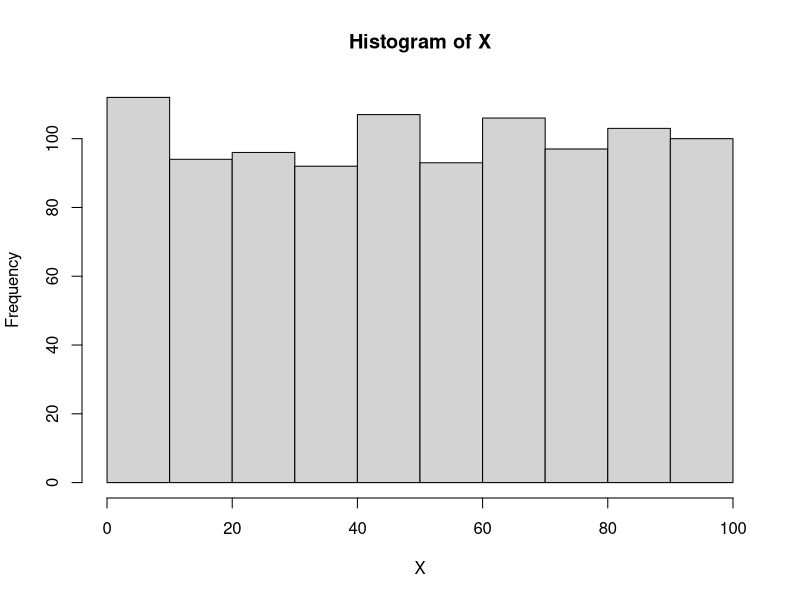
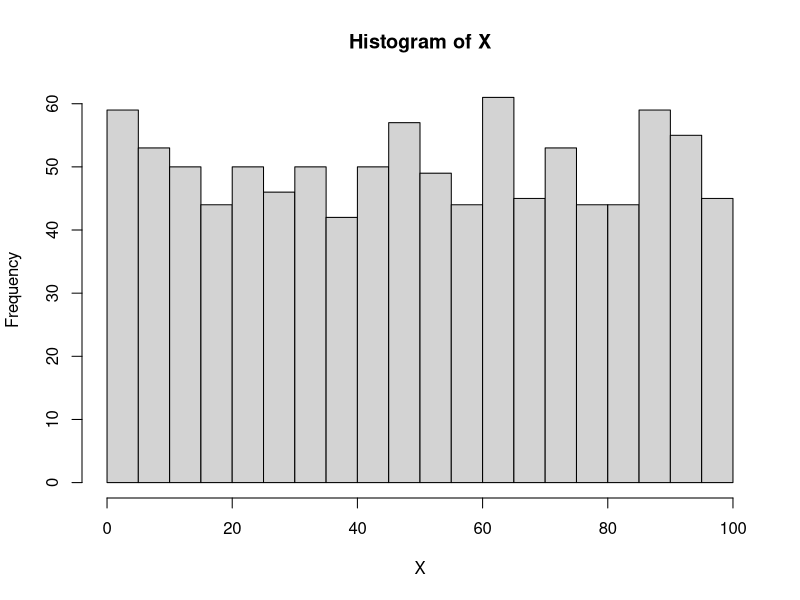
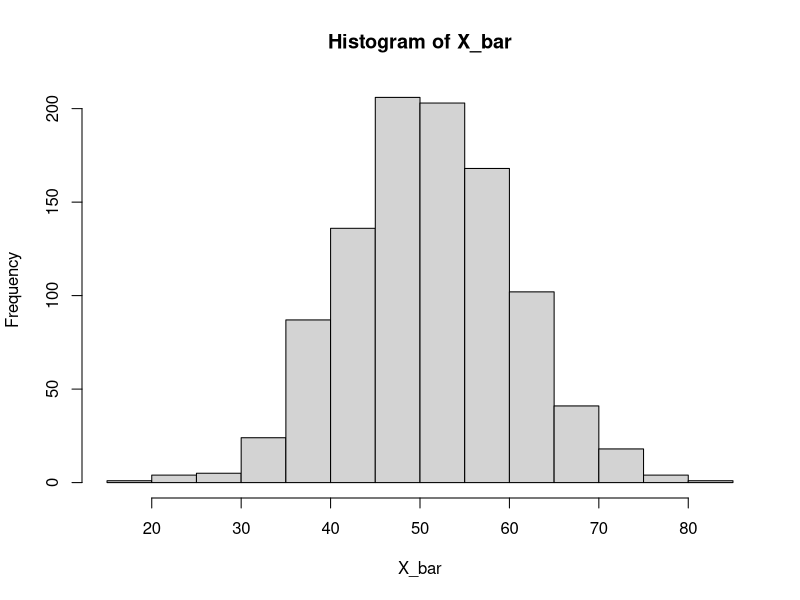

These figures' R source, in order:
N=1000  # Définition de N, la taille de la population
X_min=0   # Définition de X_min
X_max=100   # Définition de X_max
sample(X_min:X_max, 10)   # commande de tirage aléatoire de 10 entiers entre X_min et X_max
X=rep(sample(X_min:X_max, N, replace = TRUE))    # création d'une population de taille N. L’option Replace=true permet à deux individus de se voir attribuer la même valeur
hist(X)   # Visualisation de la distribution de X dans la population
hist(X, breaks = 20)
mean(X) 
 
n=10   # Définition de n, la taille de l'échantillon
A=sample(1:N, n)    #Tirage aléatoire d'un échantillon de n individus
X[A]   # valeur prise par la variable X pour les individus de l'échantillon A
mean(X[A]) # Moyenne de la variable X pour les individus de l'échantillon A 
 
k=1000   # Définition de k, le nombre d'échantillons à tirer
X_bar=rep(0,k) 
 
# tirage de k échantillons de taille n (loop).  
 
for (i in 1:k){
  A=sample(1:N,n)
  A
  X_bar[i]=mean(X[A])
} 
 
X_bar   #le vecteur X_bar contient les moyennes de chaque échantillon
hist(X_bar, breaks = 20)    # Visualisation de la ditribution des moyennes des échantillons
mean(X_bar)